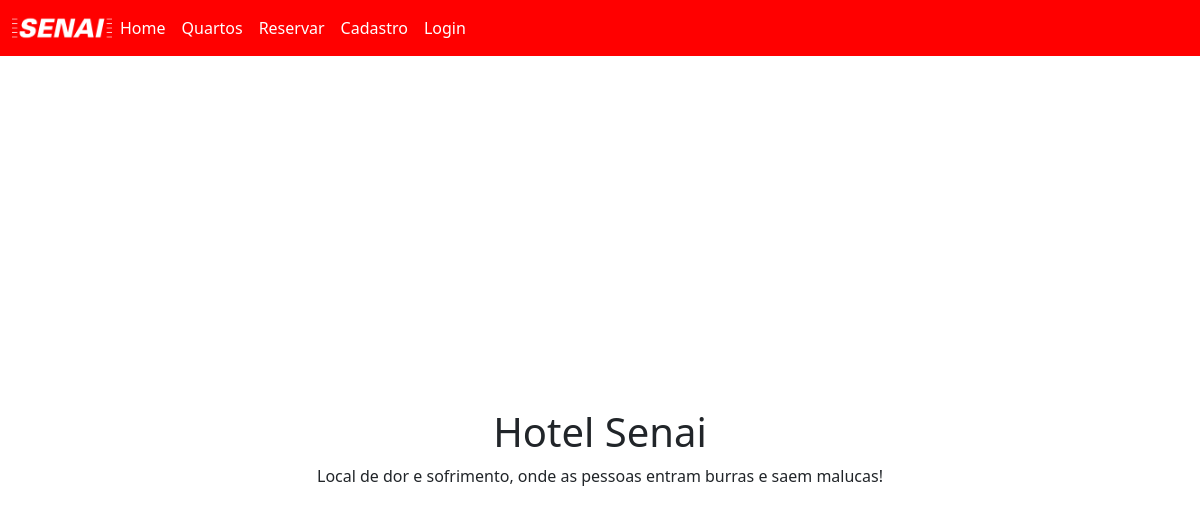
The page / on the database its author committed.
### hotel/models.py (models this page shows, shortened)
class Hotel(models.Model):
    titulo = models.CharField(max_length=50)
    descricao = models.TextField(max_length=500)
    logo = models.ImageField(upload_to="logo/")

### hotel/views.py (the view)
# urls.py: path('', views.homepage, name="home"),
def homepage(request):
    context = {}
    dados_hotel = Hotel.objects.all() #consulta no banco de dados trazendo todas as informações do hotel por meio de um objeto
    context["dados_hotel"] = dados_hotel
    return render(request, 'homepage.html', context)

### hotel/templates/homepage.html (shortened to what this page needs)
{% extends 'index.html' %}
{% block body %}
    <main class="main-content">
        <div>
            {% for item in dados_hotel %}
                <div>
                    <h1>{{ item.titulo }}</h1>
                    <p>{{ item.descricao }}</p>
                </div>
            {% endfor %}
        </div>
    </main>
{% endblock %}

### templates/nav.html
<nav class="navbar navbar-expand-lg">
  <div class="container-fluid">
    {% for item in dados_hotel %}
      <img src="{{ item.logo.url }}" alt="Logo">
    {% endfor %}
    <div class="collapse navbar-collapse" id="navbarNav">
      <ul class="navbar-nav">
        <li class="nav-item">
          <a class="nav-link active" aria-current="page" href="/">Home</a>
        </li>
        <li class="nav-item">
          <a class="nav-link" href="quartos">Quartos</a>
        </li>
        <li class="nav-item">
          <a class="nav-link" href="reserva">Reservar</a>
        </li>
        <li class="nav-item">
          <a class="nav-link" href="cadastro">Cadastro</a>
          <li class="nav-item">
            <a class="nav-link" href="login">Login</a>
          </li>
        </li>
      </ul>
    </div>
  </div>
</nav>

### static/css/styles.css (style rules this page uses)
.navbar { background-color: #FF0000; }
.navbar img { width: 100px; }
.navbar .nav-link { color: #fff !important; }
.main-content { height: 100vh; display: flex; justify-content: center; align-items: center; text-align: center; }

### rows shown on the page
Hotel: logo (picture), titulo "Hotel Senai", descricao "Local de dor e sofrimento, onde as pessoas entram burras e saem malucas!"
